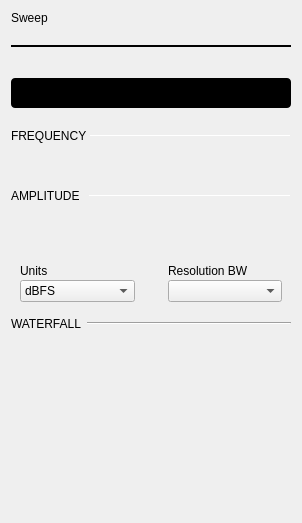
                 <widget class="QWidget" name="scrollAreaWidgetContents">
                  <property name="geometry">
                   <rect>
                    <x>0</x>
                    <y>0</y>
                    <width>298</width>
                    <height>523</height>
                   </rect>
                  </property>
                  <property name="sizePolicy">
                   <sizepolicy hsizetype="Preferred" vsizetype="Preferred">
                    <horstretch>0</horstretch>
                    <verstretch>0</verstretch>
                   </sizepolicy>
                  </property>
                  <layout class="QVBoxLayout" name="verticalLayout_16">
                   <item>
                    <layout class="QHBoxLayout" name="hLayout_title">
                     <property name="bottomMargin">
                      <number>14</number>
                     </property>
                     <item>
                      <widget class="QLabel" name="labelSettingsTitle">
                       <property name="text">
                        <string>Sweep</string>
                       </property>
                       <property name="general_settings_label" stdset="0">
                        <bool>true</bool>
                       </property>
                      </widget>
                     </item>
                     <item>
                      <spacer name="horizontalSpacer_7">
                       <property name="orientation">
                        <enum>Qt::Horizontal</enum>
                       </property>
                       <property name="sizeHint" stdset="0">
                        <size>
                         <width>0</width>
                         <height>10</height>
                        </size>
                       </property>
                      </spacer>
                     </item>
                    </layout>
                   </item>
                   <item>
                    <widget class="Line" name="lineSweepSettingsTitle">
                     <property name="minimumSize">
                      <size>
                       <width>0</width>
                       <height>2</height>
                      </size>
                     </property>
                     <property name="maximumSize">
                      <size>
                       <width>16777215</width>
                       <height>2</height>
                      </size>
                     </property>
                     <property name="frameShadow">
                      <enum>QFrame::Plain</enum>
                     </property>
                     <property name="lineWidth">
                      <number>2</number>
                     </property>
                     <property name="orientation">
                      <enum>Qt::Horizontal</enum>
                     </property>
                     <property name="blue_line" stdset="0">
                      <bool>true</bool>
                     </property>
                    </widget>
                   </item>
                   <item>
                    <spacer name="verticalSpacer_10">
                     <property name="orientation">
                      <enum>Qt::Vertical</enum>
                     </property>
                     <property name="sizeType">
                      <enum>QSizePolicy::Fixed</enum>
                     </property>
                     <property name="sizeHint" stdset="0">
                      <size>
                       <width>20</width>
                       <height>25</height>
                      </size>
                     </property>
                    </spacer>
                   </item>
                   <item>
                    <widget class="adiscope::CustomSwitch" name="logBtn">
                     <property name="styleSheet">
                      <string notr="true">QPushButton {
min-height: 30px;
max-height: 30px;
min-width: 280px;
max-width: 280px;
background-color: black;
border-radius: 4px;
}

QPushButton:disabled {
background-color: qlineargradient(spread:pad, x1:0.5, y1:0, x2:0.501, y2:0, stop:0 #727273, stop:1 #141416);
}

QWidget#handle {
min-height: 30px;
max-height: 30px;
min-width: 142px;
max-width: 142px;
background-color: #4a64ff;
border-radius: 2px;
}

QWidget#handle:disabled {
background-color: #aaaaaa;
}

QLabel {
margin-top: 6px;
background-color: transparent;
line-height: 19px;
}

QLabel#on {
margin-top: 0px;
min-height:30px;
max-height:30px;
min-width:140px;
max-width:140px;
qproperty-alignment: AlignCenter AlignCenter;
margin-left: 0px;
color: white;
}

QLabel#on:disabled {
color: rgba(255,255,255,102);
}

QLabel#off {
margin-top: 0px;
min-height:30px;
max-height:30px;
min-width:140px;
max-width:140px;
margin-left: 140px;
color: white;
qproperty-alignment: AlignCenter AlignCenter;
}

QLabel#off:disabled {
color: rgba(255,255,255,51);
}
</string>
                     </property>
                     <property name="text">
                      <string/>
                     </property>
                     <property name="leftText" stdset="0">
                      <string>Logarithmic</string>
                     </property>
                     <property name="rightText" stdset="0">
                      <string>Linear</string>
                     </property>
                     <property name="duration_ms" stdset="0">
                      <number>0</number>
                     </property>
                    </widget>
                   </item>
                   <item>
                    <layout class="QHBoxLayout" name="horizontalLayout_3">
                     <property name="spacing">
                      <number>0</number>
                     </property>
                     <property name="topMargin">
                      <number>15</number>
                     </property>
                     <item>
                      <widget class="QLabel" name="label_10">
                       <property name="sizePolicy">
                        <sizepolicy hsizetype="Maximum" vsizetype="Preferred">
                         <horstretch>0</horstretch>
                         <verstretch>0</verstretch>
                        </sizepolicy>
                       </property>
                       <property name="text">
                        <string>FREQUENCY </string>
                       </property>
                       <property name="subsection_label" stdset="0">
                        <bool>true</bool>
                       </property>
                      </widget>
                     </item>
                     <item>
                      <widget class="Line" name="line_3">
                       <property name="minimumSize">
                        <size>
                         <width>0</width>
                         <height>1</height>
                        </size>
                       </property>
                       <property name="maximumSize">
                        <size>
                         <width>16777215</width>
                         <height>1</height>
                        </size>
                       </property>
                       <property name="orientation">
                        <enum>Qt::Horizontal</enum>
                       </property>
                       <property name="subsection_line" stdset="0">
                        <bool>true</bool>
                       </property>
                      </widget>
                     </item>
                    </layout>
                   </item>
                   <item>
                    <layout class="QGridLayout" name="gridSweepControls">
                     <property name="leftMargin">
                      <number>0</number>
                     </property>
                     <property name="topMargin">
                      <number>15</number>
                     </property>
                     <property name="rightMargin">
                      <number>0</number>
                     </property>
                     <property name="bottomMargin">
                      <number>25</number>
                     </property>
                     <property name="spacing">
                      <number>15</number>
                     </property>
                    </layout>
                   </item>
                   <item>
                    <layout class="QHBoxLayout" name="horizontalLayout_5">
                     <property name="topMargin">
                      <number>0</number>
                     </property>
                     <item>
                      <widget class="QLabel" name="label_11">
                       <property name="sizePolicy">
                        <sizepolicy hsizetype="Maximum" vsizetype="Preferred">
                         <horstretch>0</horstretch>
                         <verstretch>0</verstretch>
                        </sizepolicy>
                       </property>
                       <property name="text">
                        <string>AMPLITUDE </string>
                       </property>
                       <property name="subsection_label" stdset="0">
                        <bool>true</bool>
                       </property>
                      </widget>
                     </item>
                     <item>
                      <widget class="Line" name="line_4">
                       <property name="minimumSize">
                        <size>
                         <width>0</width>
                         <height>1</height>
                        </size>
                       </property>
                       <property name="maximumSize">
                        <size>
                         <width>16777215</width>
                         <height>1</height>
                        </size>
                       </property>
                       <property name="orientation">
                        <enum>Qt::Horizontal</enum>
                       </property>
                       <property name="subsection_line" stdset="0">
                        <bool>true</bool>
                       </property>
                      </widget>
                     </item>
                    </layout>
                   </item>
                   <item>
                    <layout class="QGridLayout" name="gridLayout_5">
                     <property name="leftMargin">
                      <number>0</number>
                     </property>
                     <property name="topMargin">
                      <number>15</number>
                     </property>
                     <property name="rightMargin">
                      <number>0</number>
                     </property>
                     <property name="bottomMargin">
                      <number>0</number>
                     </property>
                     <property name="spacing">
                      <number>15</number>
                     </property>
                     <item row="1" column="0">
                      <widget class="QWidget" name="widget2" native="true">
                       <property name="sizePolicy">
                        <sizepolicy hsizetype="Preferred" vsizetype="Fixed">
                         <horstretch>0</horstretch>
                         <verstretch>0</verstretch>
                        </sizepolicy>
                       </property>
                       <layout class="QVBoxLayout" name="verticalLayout_5">
                        <property name="spacing">
                         <number>2</number>
                        </property>
                        <item>
                         <widget class="QLabel" name="lbl_units">
                          <property name="text">
                           <string>Units</string>
                          </property>
                         </widget>
                        </item>
                        <item>
                         <widget class="QComboBox" name="cmb_units">
                          <property name="sizePolicy">
                           <sizepolicy hsizetype="Preferred" vsizetype="Fixed">
                            <horstretch>0</horstretch>
                            <verstretch>0</verstretch>
                           </sizepolicy>
                          </property>
                          <item>
                           <property name="text">
                            <string>dBFS</string>
                           </property>
                          </item>
                         </widget>
                        </item>
                       </layout>
                      </widget>
                     </item>
                     <item row="1" column="1">
                      <widget class="QWidget" name="widget1" native="true">
                       <property name="sizePolicy">
                        <sizepolicy hsizetype="Preferred" vsizetype="Fixed">
                         <horstretch>0</horstretch>
                         <verstretch>0</verstretch>
                        </sizepolicy>
                       </property>
                       <layout class="QVBoxLayout" name="verticalLayout_9">
                        <property name="spacing">
                         <number>2</number>
                        </property>
                        <item>
                         <widget class="QLabel" name="lbl_rbw">
                          <property name="text">
                           <string>Resolution BW</string>
                          </property>
                         </widget>
                        </item>
                        <item>
                         <widget class="QComboBox" name="cmb_rbw"/>
                        </item>
                       </layout>
                      </widget>
                     </item>
                     <item row="0" column="0">
                      <widget class="QWidget" name="verticalWidget" native="true">
                       <property name="sizePolicy">
                        <sizepolicy hsizetype="Preferred" vsizetype="Preferred">
                         <horstretch>0</horstretch>
                         <verstretch>0</verstretch>
                        </sizepolicy>
                       </property>
                       <layout class="QVBoxLayout" name="verticalLayout_19">
                        <property name="topMargin">
                         <number>1</number>
                        </property>
                        <item>
                         <widget class="QStackedWidget" name="topWidget">
                          <property name="sizePolicy">
                           <sizepolicy hsizetype="Preferred" vsizetype="Fixed">
                            <horstretch>0</horstretch>
                            <verstretch>0</verstretch>
                           </sizepolicy>
                          </property>
                          <property name="minimumSize">
                           <size>
                            <width>0</width>
                            <height>0</height>
                           </size>
                          </property>
                         </widget>
                        </item>
                        <item>
                         <widget class="QStackedWidget" name="divisionWidget">
                          <property name="sizePolicy">
                           <sizepolicy hsizetype="Preferred" vsizetype="Fixed">
                            <horstretch>0</horstretch>
                            <verstretch>0</verstretch>
                           </sizepolicy>
                          </property>
                          <property name="minimumSize">
                           <size>
                            <width>0</width>
                            <height>0</height>
                           </size>
                          </property>
                         </widget>
                        </item>
                       </layout>
                      </widget>
                     </item>
                     <item row="0" column="1">
                      <widget class="QWidget" name="verticalWidget_2" native="true">
                       <property name="sizePolicy">
                        <sizepolicy hsizetype="Preferred" vsizetype="Preferred">
                         <horstretch>0</horstretch>
                         <verstretch>0</verstretch>
                        </sizepolicy>
                       </property>
                       <layout class="QVBoxLayout" name="verticalLayout_20">
                        <property name="topMargin">
                         <number>1</number>
                        </property>
                        <item>
                         <widget class="QStackedWidget" name="bottomWidget">
                          <property name="sizePolicy">
                           <sizepolicy hsizetype="Preferred" vsizetype="Preferred">
                            <horstretch>0</horstretch>
                            <verstretch>0</verstretch>
                           </sizepolicy>
                          </property>
                          <property name="minimumSize">
                           <size>
                            <width>0</width>
                            <height>0</height>
                           </size>
                          </property>
                         </widget>
                        </item>
                        <item>
                         <spacer name="verticalSpacer_7">
                          <property name="orientation">
                           <enum>Qt::Vertical</enum>
                          </property>
                          <property name="sizeType">
                           <enum>QSizePolicy::Expanding</enum>
                          </property>
                          <property name="sizeHint" stdset="0">
                           <size>
                            <width>0</width>
                            <height>72</height>
                           </size>
                          </property>
                         </spacer>
                        </item>
                       </layout>
                      </widget>
                     </item>
                    </layout>
                   </item>
                   <item>
                    <layout class="QHBoxLayout" name="horizontalLayout_7">
                     <item>
                      <widget class="QLabel" name="label_8">
                       <property name="text">
                        <string>WATERFALL</string>
                       </property>
                      </widget>
                     </item>
                     <item>
                      <widget class="Line" name="line_6">
                       <property name="sizePolicy">
                        <sizepolicy hsizetype="Expanding" vsizetype="Fixed">
                         <horstretch>0</horstretch>
                         <verstretch>0</verstretch>
                        </sizepolicy>
                       </property>
                       <property name="orientation">
                        <enum>Qt::Horizontal</enum>
                       </property>
                      </widget>
                     </item>
                    </layout>
                   </item>
                   <item>
                    <layout class="QVBoxLayout" name="vLayout_waterfall"/>
                   </item>
                   <item>
                    <spacer name="verticalSpacer_6">
                     <property name="orientation">
                      <enum>Qt::Vertical</enum>
                     </property>
                     <property name="sizeType">
                      <enum>QSizePolicy::Expanding</enum>
                     </property>
                     <property name="sizeHint" stdset="0">
                      <size>
                       <width>20</width>
                       <height>411</height>
                      </size>
                     </property>
                    </spacer>
                   </item>
                  </layout>
                 </widget>
